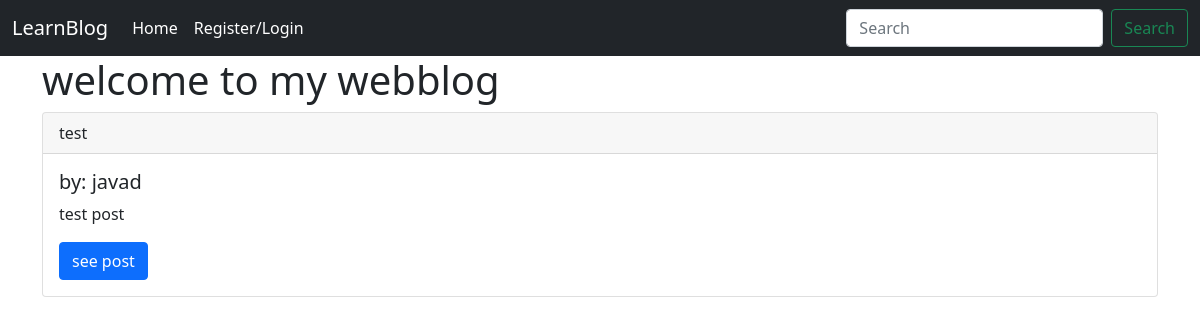
Before: / with the older database file.
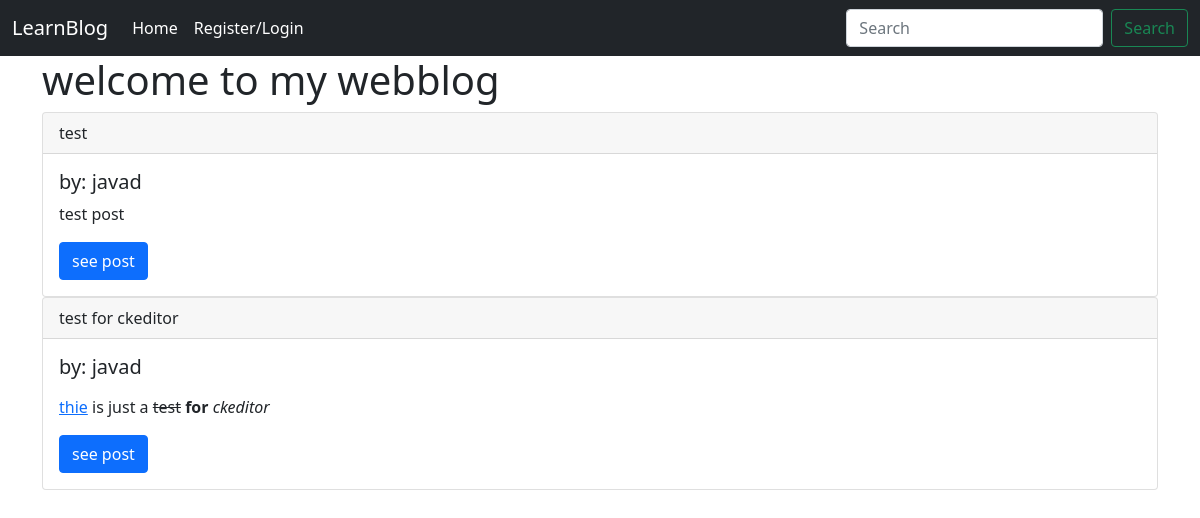
After: the same page with the newer database file.
### app/models.py (models this page shows)
class Post(db.Model):
    id = db.Column(db.Integer, primary_key=True)
    author = db.Column(db.String(64))
    title = db.Column(db.String(64))
    content = db.Column(db.Text)

### app/routes.py (the view)
@app.route('/')
def index():
    title = 'Home'
    posts = Post.query.all()
    return render_template('index.html', title=title, posts=posts)

### app/templates/index.html
{% extends 'base.html' %}
{% block content %}
<h1>
    welcome to my webblog
</h1>
{% for post in posts %}
<div class="card">
  <div class="card-header">
    {{ post.title }}
  </div>
  <div class="card-body">
    <h5 class="card-title">by: {{ post.author }}</h5>
    <p class="card-text">{{ post.content | safe }}</p>
    <a href="{{ url_for('see_post', post_id=post.id) }}" class="btn btn-primary">see post</a>
  </div>
</div>
{% endfor %}
{% endblock %}

### app/templates/base.html (shortened to what this page needs)
<!doctype html>
<html lang="en">
  <head>
    <link href="https://cdn.jsdelivr.net/npm/bootstrap@5.1.3/dist/css/bootstrap.min.css" rel="stylesheet">
  </head>
  {% include 'nav.html' %}
  <body>
   <div class="container">
      <div class="row">
        <div class="col-md-12">
          {% block content %}{% endblock %}
        </div>
      </div>
  </body>
</html>

### app/templates/nav.html (shortened to what this page needs)
<nav class="navbar navbar-expand-lg navbar-dark bg-dark">
  <div class="container-fluid">
    <a class="navbar-brand">LearnBlog</a>
    <div class="collapse navbar-collapse" id="navbarSupportedContent">
      <ul class="navbar-nav me-auto mb-2 mb-lg-0">
        <li class="nav-item">
          <a class="nav-link active" aria-current="page" href="{{ url_for('index') }}">Home</a>
        </li>
        {% if current_user.is_authenticated %}
       <li class="nav-item">
          <a class="nav-link active" href="{{ url_for('dashboard') }}">Dashboard</a>
        </li>
        <li class="nav-item">
          <a class="nav-link" href="{{ url_for('logout') }}">logout</a>
        </li>
        {% else %}
        <li class="nav-item">
          <a class="nav-link active" href="{{ url_for('register') }}">Register/Login</a>
        </li>
        {% endif %}
      </ul>
      <form class="d-flex">
        <input class="form-control me-2" type="search" placeholder="Search" aria-label="Search">
        <button class="btn btn-outline-success" type="submit">Search</button>
      </form>
    </div>
  </div>
</nav>

Changed rows visible on the page:
added Post: title "test for ckeditor", author "javad", content "thie is just a test for ckeditor"
